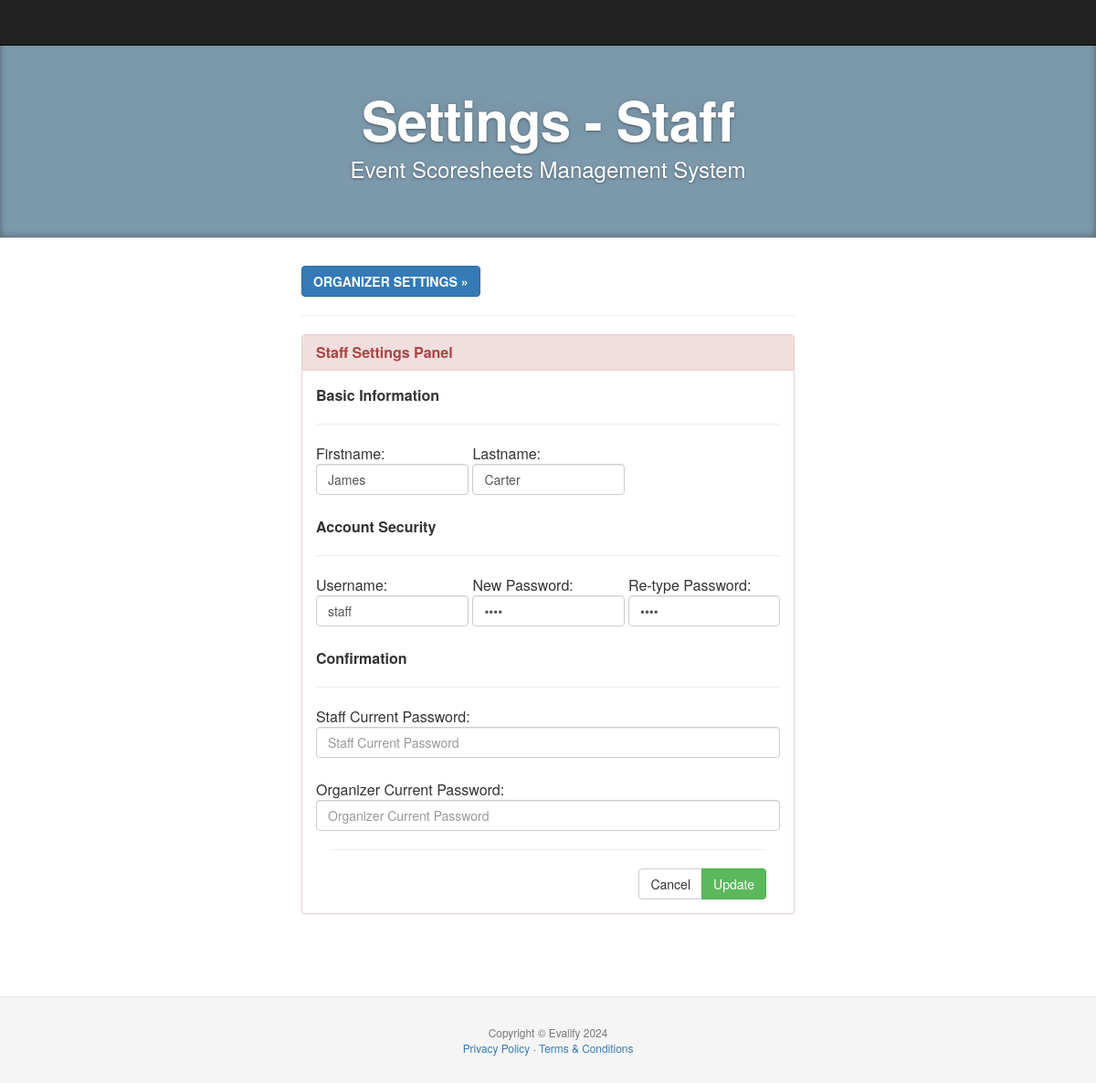
Page /edit_staff.php (signed in) on the committed database.
### tables this page shows
CREATE TABLE `organizer` (
  `organizer_id` int(11) NOT NULL,
  `firstname` text NOT NULL,
  `lastname` text NOT NULL,
  `username` text NOT NULL,
  `password` text NOT NULL,
  `access` varchar(25) NOT NULL,
  `org_id` varchar(12) NOT NULL,
  `status` varchar(12) NOT NULL
);

### session.php (called while the page is built, shortened)
<?php
$session_id = $_SESSION['id'];

### edit_staff.php (the view, shortened to what this page needs)
<?php
include('header.php');
include('session.php');
?>
<body>
    <div class="navbar navbar-inverse navbar-fixed-top">
    </div>
    <header class="jumbotron subhead" id="overview">
        <div class="container">
            <h1>Settings - Staff</h1>
            <p class="lead">Event Scoresheets Management System</p>
        </div>
    </header>
    <div class="container">
        <div class="col-lg-3"></div>
        <div class="col-lg-6">
            <a href="edit_organizer.php" class="btn btn-primary"><strong>ORGANIZER SETTINGS &raquo;</strong></a>
            <hr />
            <div class="panel panel-danger">
                <div class="panel-heading">
                    <h3 class="panel-title"><strong>Staff Settings Panel</strong></h3>
                </div>
                <div class="panel-body">
                    <form method="POST" enctype="multipart/form-data">
                        <?php
                        $query = $conn->query("SELECT * FROM organizer WHERE org_id='$session_id'") or die(mysql_error());
                        if ($query->rowCount() > 0) {
                            while ($row = $query->fetch()) { ?>
                                <table align="center">
                                    <tr><td colspan="5"><strong>Basic Information</strong><hr /></td></tr>
                                    <tr>
                                        <td>Firstname:
                                            <input type="text" name="firstname" class="form-control" placeholder="Firstname" value="<?php echo $row['firstname']; ?>" aria-describedby="basic-addon1" required autofocus>
                                        </td>
                                        <td>&nbsp;</td>
                                        <td>Lastname:
                                            <input type="text" name="lastname" class="form-control" placeholder="Lastname" value="<?php echo $row['lastname']; ?>" aria-describedby="basic-addon1" required autofocus>
                                        </td>
                                    </tr>
                                    <tr><td colspan="5">&nbsp;</td></tr>
                                    <tr><td colspan="5"><strong>Account Security</strong><hr /></td></tr>
                                    <tr>
                                        <td>Username:
                                            <input type="text" name="username" class="form-control" placeholder="Username" value="<?php echo $row['username']; ?>" aria-describedby="basic-addon1" required autofocus>
                                        </td>
                                        <td>&nbsp;</td>
                                        <td>New Password:
                                            <input id="password" type="password" name="passwordx" class="form-control" placeholder="Password" value="<?php echo $row['password']; ?>" aria-describedby="basic-addon1" required autofocus>
                                        </td>
                                        <td>&nbsp;</td>
                                        <td>Re-type Password:
                                            <input id="confirm_password" type="password" name="password2x" class="form-control" placeholder="Re-type Password" value="<?php echo $row['password']; ?>" aria-describedby="basic-addon1" required autofocus>
                                        </td>
                                    </tr>
                                    <tr><td colspan="5">&nbsp;</td></tr>
                                    <tr><td colspan="5"><strong>Confirmation</strong><hr /></td></tr>
                                    <tr>
                                        <td colspan="5">Staff Current Password:
                                            <input type="password" name="tab_password" class="form-control" placeholder="Staff Current Password" aria-describedby="basic-addon1" required autofocus>
                                        </td>
                                    </tr>
                                    <tr>
                                        <td colspan="5">&nbsp;</td>
                                    </tr>
                                    <tr>
                                        <td colspan="5">Organizer Current Password:
                                            <input type="password" name="org_password" class="form-control" placeholder="Organizer Current Password" aria-describedby="basic-addon1" required autofocus>
                                        </td>
                                    </tr>
                                </table>
                                <div class="col-lg-12">
                                    <hr />
                                    <div class="btn-group pull-right">
                                        <a href="home.php" type="button" class="btn btn-default">Cancel</a>
                                        <button name="update" type="submit" class="btn btn-success">Update</button>
                                    </div>
                                </div>
                            <?php }
                        } ?>
                    </form>
                </div>
            </div>
        </div>
        <div class="col-lg-3"></div>
    </div>
    <?php include('footer.php'); ?>
</body>
</html>

### assets/css/docs.css (style rules this page uses)
body { position: relative; padding-top: 40px; }
body > .navbar { font-size: 13px; }
.jumbotron { position: relative; padding: 40px 0; color: #fff; text-align: center; text-shadow: 0 1px 3px rgba(0,0,0,.4), 0 0 30px rgba(0,0,0,.075); background: #7C99AC; filter: progid:DXImageTransform.Microsoft.gradient( startColorstr='#001995', endColorstr='#5E79FD',GradientType=1 ); -webkit-box-shadow: inset 0 3px 7px rgba(0,0,0,.2), inset 0 -3px 7px rgba(0,0,0,.2); -moz-box-shadow: inset 0 3px 7px rgba(0,0,0,.2), inset 0 -3px 7px rgba(0,0,0,.2); box-shadow: inset 0 3px 7px rgba(0,0,0,.2), inset 0 -3px 7px rgba(0,0,0,.2); }
.jumbotron h1 { font-size: 80px; font-weight: bold; text-align: center; letter-spacing: -1px; line-height: 1; }
.jumbotron p { font-size: 24px; font-weight: 300; line-height: 1.25; margin-bottom: 30px; }
.jumbotron .container { position: relative; z-index: 2; }
.subhead { text-align: left; border-bottom: 1px solid #ddd; }
.subhead h1 { font-size: 60px; text-align: center; }
.subhead p { margin-bottom: 20px; text-align: center; }

### rows in the picture
organizer: firstname "James", lastname "Carter", username "staff"
